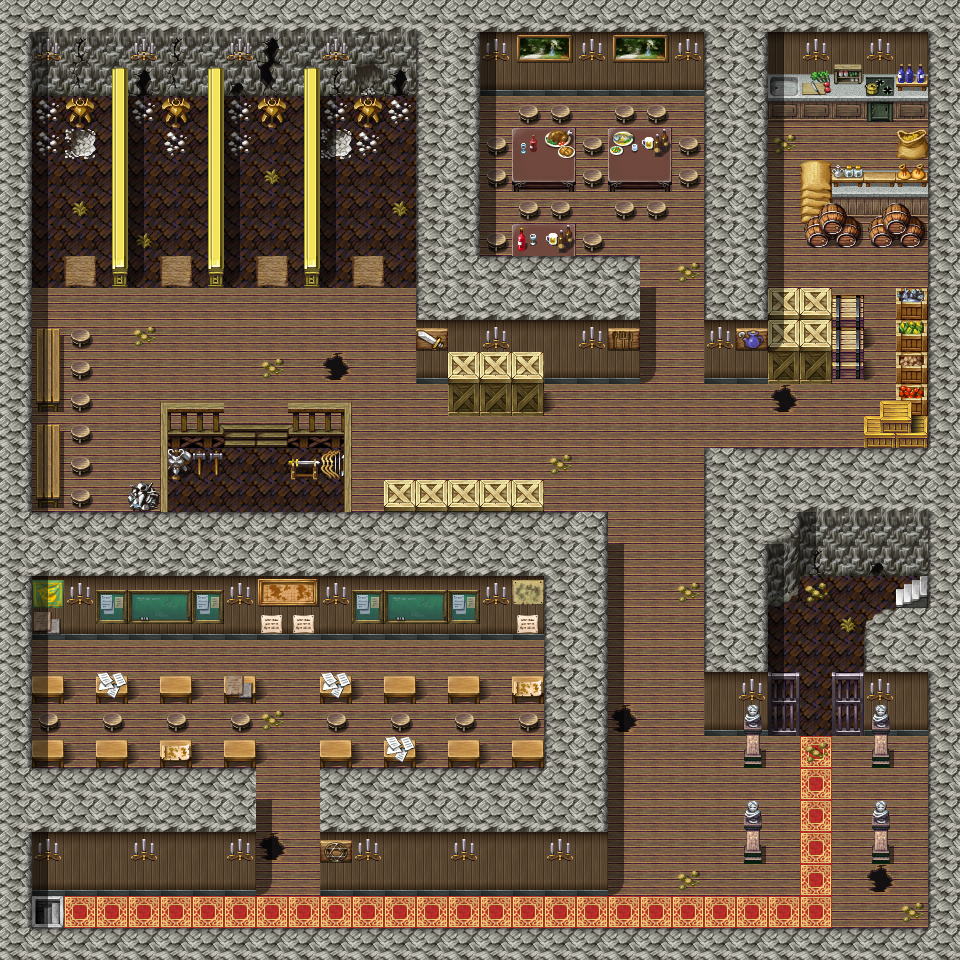

Rendered tile map (Tiled .tmx) drawn with the repository's tilesets; below, a short description and the map source with its tile grids summarised:
An orthogonal 30x30 tile map with 32x32 px tiles, 3 tile layers (Ground, Objects, Above), 1 hidden layer not drawn, 40 tilesets and 16 objects (14x spawn, 2x mapchange).

<map version="1.0" orientation="orthogonal" width="30" height="30" tilewidth="32" tileheight="32">
 <tileset firstgid="1" name="map_bed_1" tilewidth="32" tileheight="32">
  <image source="../drawable/map_bed_1.png" width="512" height="256" />
 </tileset>
 <tileset firstgid="129" name="map_border_1" tilewidth="32" tileheight="32">
  <image source="../drawable/map_border_1.png" width="512" height="256" />
 </tileset>
 <tileset firstgid="257" name="map_bridge_1" tilewidth="32" tileheight="32">
  <image source="../drawable/map_bridge_1.png" width="512" height="256" />
 </tileset>
 <tileset firstgid="385" name="map_broken_1" tilewidth="32" tileheight="32">
  <image source="../drawable/map_broken_1.png" width="512" height="256" />
 </tileset>
 <tileset firstgid="513" name="map_cavewall_1" tilewidth="32" tileheight="32">
  <image source="../drawable/map_cavewall_1.png" width="576" height="192" />
 </tileset>
 <tileset firstgid="621" name="map_cavewall_2" tilewidth="32" tileheight="32">
  <image source="../drawable/map_cavewall_2.png" width="576" height="192" />
 </tileset>
 <tileset firstgid="729" name="map_cavewall_3" tilewidth="32" tileheight="32">
  <image source="../drawable/map_cavewall_3.png" width="576" height="192" />
 </tileset>
 <tileset firstgid="837" name="map_chair_table_1" tilewidth="32" tileheight="32">
  <image source="../drawable/map_chair_table_1.png" width="512" height="256" />
 </tileset>
 <tileset firstgid="965" name="map_crate_1" tilewidth="32" tileheight="32">
  <image source="../drawable/map_crate_1.png" width="512" height="256" />
 </tileset>
 <tileset firstgid="1093" name="map_cupboard_1" tilewidth="32" tileheight="32">
  <image source="../drawable/map_cupboard_1.png" width="512" height="256" />
 </tileset>
 <tileset firstgid="1221" name="map_curtain_1" tilewidth="32" tileheight="32">
  <image source="../drawable/map_curtain_1.png" width="512" height="256" />
 </tileset>
 <tileset firstgid="1349" name="map_entrance_1" tilewidth="32" tileheight="32">
  <image source="../drawable/map_entrance_1.png" width="512" height="256" />
 </tileset>
 <tileset firstgid="1477" name="map_fence_1" tilewidth="32" tileheight="32">
  <image source="../drawable/map_fence_1.png" width="512" height="256" />
 </tileset>
 <tileset firstgid="1605" name="map_fence_2" tilewidth="32" tileheight="32">
  <image source="../drawable/map_fence_2.png" width="512" height="256" />
 </tileset>
 <tileset firstgid="1733" name="map_ground_1" tilewidth="32" tileheight="32">
  <image source="../drawable/map_ground_1.png" width="512" height="256" />
 </tileset>
 <tileset firstgid="1861" name="map_ground_2" tilewidth="32" tileheight="32">
  <image source="../drawable/map_ground_2.png" width="512" height="256" />
 </tileset>
 <tileset firstgid="1989" name="map_ground_3" tilewidth="32" tileheight="32">
  <image source="../drawable/map_ground_3.png" width="512" height="256" />
 </tileset>
 <tileset firstgid="2117" name="map_ground_4" tilewidth="32" tileheight="32">
  <image source="../drawable/map_ground_4.png" width="512" height="256" />
 </tileset>
 <tileset firstgid="2245" name="map_ground_5" tilewidth="32" tileheight="32">
  <image source="../drawable/map_ground_5.png" width="512" height="256" />
 </tileset>
 <tileset firstgid="2373" name="map_ground_6" tilewidth="32" tileheight="32">
  <image source="../drawable/map_ground_6.png" width="512" height="256" />
 </tileset>
 <tileset firstgid="2501" name="map_ground_7" tilewidth="32" tileheight="32">
  <image source="../drawable/map_ground_7.png" width="512" height="256" />
 </tileset>
 <tileset firstgid="2629" name="map_ground_8" tilewidth="32" tileheight="32">
  <image source="../drawable/map_ground_8.png" width="512" height="256" />
 </tileset>
 <tileset firstgid="2757" name="map_indoor_1" tilewidth="32" tileheight="32">
  <image source="../drawable/map_indoor_1.png" width="512" height="256" />
 </tileset>
 <tileset firstgid="2885" name="map_kitchen_1" tilewidth="32" tileheight="32">
  <image source="../drawable/map_kitchen_1.png" width="512" height="256" />
 </tileset>
 <tileset firstgid="3013" name="map_outdoor_1" tilewidth="32" tileheight="32">
  <image source="../drawable/map_outdoor_1.png" width="512" height="256" />
 </tileset>
 <tileset firstgid="3141" name="map_pillar_1" tilewidth="32" tileheight="32">
  <image source="../drawable/map_pillar_1.png" width="512" height="256" />
 </tileset>
 <tileset firstgid="3269" name="map_plant_1" tilewidth="32" tileheight="32">
  <image source="../drawable/map_plant_1.png" width="512" height="256" />
 </tileset>
 <tileset firstgid="3397" name="map_rock_1" tilewidth="32" tileheight="32">
  <image source="../drawable/map_rock_1.png" width="512" height="256" />
 </tileset>
 <tileset firstgid="3525" name="map_roof_1" tilewidth="32" tileheight="32">
  <image source="../drawable/map_roof_1.png" width="512" height="256" />
 </tileset>
 <tileset firstgid="3653" name="map_roof_2" tilewidth="32" tileheight="32">
  <image source="../drawable/map_roof_2.png" width="512" height="256" />
 </tileset>
 <tileset firstgid="3781" name="map_shop_1" tilewidth="32" tileheight="32">
  <image source="../drawable/map_shop_1.png" width="512" height="256" />
 </tileset>
 <tileset firstgid="3909" name="map_sign_ladder_1" tilewidth="32" tileheight="32">
  <image source="../drawable/map_sign_ladder_1.png" width="512" height="256" />
 </tileset>
 <tileset firstgid="4037" name="map_table_1" tilewidth="32" tileheight="32">
  <image source="../drawable/map_table_1.png" width="512" height="256" />
 </tileset>
 <tileset firstgid="4165" name="map_trail_1" tilewidth="32" tileheight="32">
  <image source="../drawable/map_trail_1.png" width="512" height="256" />
 </tileset>
 <tileset firstgid="4293" name="map_tree_1" tilewidth="32" tileheight="32">
  <image source="../drawable/map_tree_1.png" width="512" height="256" />
 </tileset>
 <tileset firstgid="4421" name="map_wall_1" tilewidth="32" tileheight="32">
  <image source="../drawable/map_wall_1.png" width="512" height="256" />
 </tileset>
 <tileset firstgid="4549" name="map_wall_2" tilewidth="32" tileheight="32">
  <image source="../drawable/map_wall_2.png" width="480" height="256" />
 </tileset>
 <tileset firstgid="4669" name="map_wall_3" tilewidth="32" tileheight="32">
  <image source="../drawable/map_wall_3.png" width="480" height="256" />
 </tileset>
 <tileset firstgid="4789" name="map_window_1" tilewidth="32" tileheight="32">
  <image source="../drawable/map_window_1.png" width="512" height="256" />
 </tileset>
 <tileset firstgid="4917" name="map_window_2" tilewidth="32" tileheight="32">
  <image source="../drawable/map_window_2.png" width="512" height="256" />
 </tileset>
 <layer name="Ground" width="30" height="30">
  <data>[900 cells, 900 non-empty, 26 distinct tile ids]</data>
 </layer>
 <layer name="Objects" width="30" height="30">
  <data>[900 cells, 208 non-empty, 59 distinct tile ids]</data>
 </layer>
 <layer name="Above" width="30" height="30">
  <data>[900 cells, 161 non-empty, 43 distinct tile ids]</data>
 </layer>
 <layer name="Walkable" width="30" height="30" visible="0">
  <data>[900 cells, 533 non-empty, 1 distinct tile ids]</data>
 </layer>
 <objectgroup name="Mapevents">
  <object name="west" type="mapchange" x="896" y="576" width="32" height="32">
   <properties>
    <property name="map" value="blackwater_mountain38" />
    <property name="place" value="south" />
   </properties>
  </object>
  <object name="south" type="mapchange" x="32" y="896" width="32" height="32">
   <properties>
    <property name="map" value="blackwater_mountain44" />
    <property name="place" value="north" />
   </properties>
  </object>
 </objectgroup>
 <objectgroup name="Spawn" visible="0">
  <object name="blackwater_guest1" type="spawn" x="480" y="96" width="192" height="160" />
  </objectgroup>
 <objectgroup name="Keys" />
</map>
<!-- 13 of 16 objects omitted -->
